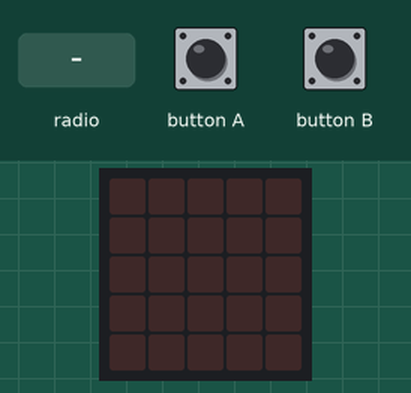
Simulated run of this program. Board: BBC micro:bit (MakeCode). Parts: the board's 5×5 LED display. The inputs (shaded band) are chosen by the test bench.

Above: at 1.2 s.
1.3 s: radio message "1" arrives
At 1.9 s:
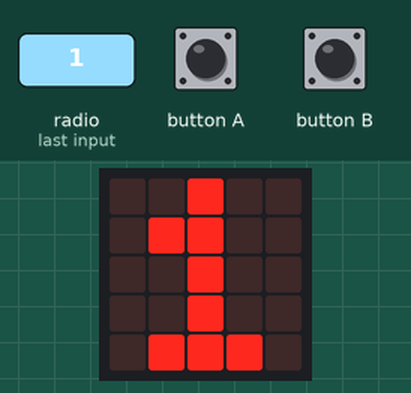
5.9 s: radio message "0" arrives
At 6.6 s:
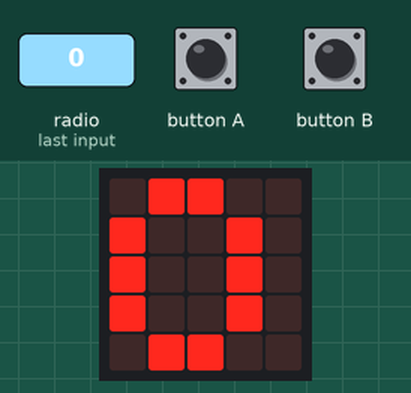
Timing chart, 0 to 8.9 s (numbered marks = the images above; inputs shaded):
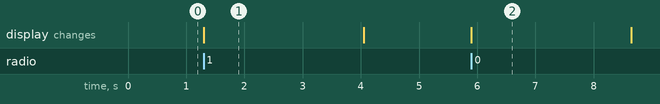

The program:

main.ts
```typescript
radio.onReceivedNumber(function (receivedNumber) {
    basic.showNumber(receivedNumber)
    basic.pause(2000)
    basic.clearScreen()
})
input.onButtonPressed(Button.A, function () {
    前のグループ = グループ - 1
    if (前のグループ <= 0) {
        前のグループ = 3
    }
    radio.setGroup(前のグループ)
    radio.sendNumber(グループ)
    radio.setGroup(グループ)
})
input.onButtonPressed(Button.B, function () {
    次のグループ = グループ + 1
    if (次のグループ >= 4) {
        次のグループ = 1
    }
    radio.setGroup(次のグループ)
    radio.sendNumber(グループ)
    radio.setGroup(グループ)
})
let 次のグループ = 0
let 前のグループ = 0
let グループ = 0
グループ = 3
radio.setGroup(グループ)
```

test.ts
```typescript
// テストはここに来ます。このパッケージが拡張機能として使用されるときにはコンパイルされません。
```

Measured:
- after the input at 1.3 s, the display: changes at once (image 1)
- after the input at 5.9 s, the display: changes at once (image 2)
- what the display in image 1 shows lasts 2.8 s, from 1.3 s to 4.1 s
